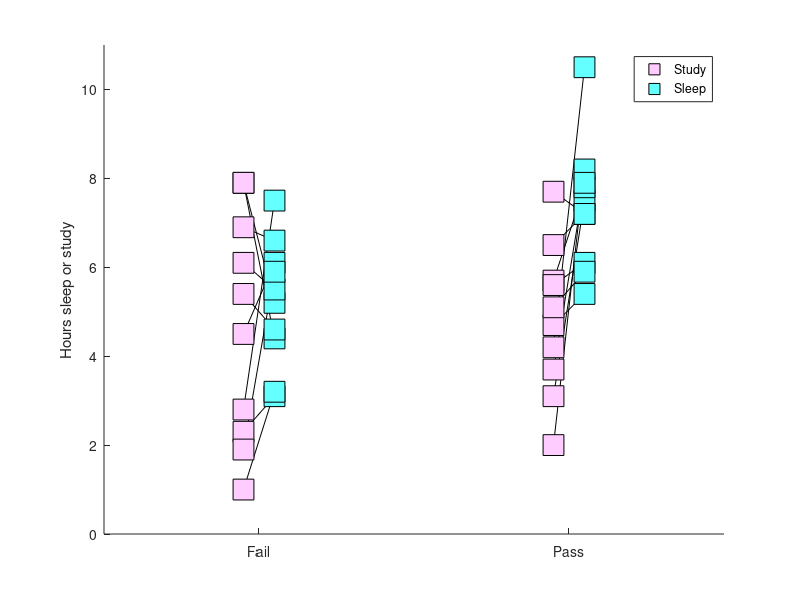

Reproduce this figure in MATLAB. (Note: this script raises an error after producing the figure.)
%% Logistic Regression
%% Generate the data
% Columns are: exam (pass/fail), study hours, sleep hours
data = [
    0	7.9	4.4
    0	7.9	5.2
    0	2.8	7.5
    0	5.4	4.6
    0	6.1	5.5
    0	4.5	6.1
    0	6.9	6.6
    0	2.3	3.1
    0	1.9	5.9
    0	1	3.2
    1	3.1	7.5
    1	5.7	7.8
    1	5.6	6.1
    1	4.7	5.4
    1	4.2	10.5
    1	2	8.2
    1	7.7	7.2
    1	6.5	7.2
    1	5.1	5.9
    1	3.7	7.9 ];

% Show data
figure(1), hold on
plot([data(:,1)-.05 data(:,1)+.05]',data(:,2:3)','k','HandleVisibility','off')
plot(data(:,1)-.05,data(:,2),'ks','markerfacecolor',[255 204 255]/255,'markersize',15)
plot(data(:,1)+.05,data(:,3),'ks','markerfacecolor',[100 255 255]/255,'markersize',15)

set(gca,'xtick',[0 1],'xlim',[-.5 1.5],'ylim',[0 11],'xticklabel',{'Fail';'Pass'})
ylabel('Hours sleep or study')
legend({'Study';'Sleep'})

%% Run the logistic regression
% Model specification
modelspec = 'exam ~ study*sleep - study:sleep';

% Convert to a MATLAB table
D = array2table(data,'VariableNames',{'exam';'study';'sleep'});

% Here's the fitting (binomial is for logistic regression)
mdl = fitglm(D,modelspec,'Distribution','binomial')

%% Compute the model prediction accuracy
% Predicted values (actually probabilities)
predvals = mdl.predict;

% Convert to accuracy
aveacc = (mean(predvals(1:10)<.5) + mean(predvals(11:20)>.5))/2;

%% Plotting
figure(2), hold on

plot(predvals,'ks','markerfacecolor','b','markersize',10)
plot(get(gca,'xlim'),[1 1]*.5,'--','color','b','linewidth',2)
plot([1 1]*10.5,get(gca,'ylim'),'--','color','b','linewidth',2)

xlabel('Individual'), ylabel('p(pass)')
title([ 'Overall accuracy: ' num2str(aveacc) ])
legend({'Prediction';'Cut-off'})

%% FYI, a little more detail on how the predicted values are computed:
% Get the coefficients
betas = table2array(mdl.Coefficients(:,1));

% Design matrix
desmat = [ ones(size(data,1),1) data(:,2:3) ];

% The 'normal' predicted values are actually p/(1-p)
logp = desmat*betas;

% The predicted values are derived from the logistic
p = 1./(1+exp(logp));

% Flip the probabilities b/c of how I coded the outcome
predvals2 = 1-p;

% Compare
[predvals2 predvals]

%% end.